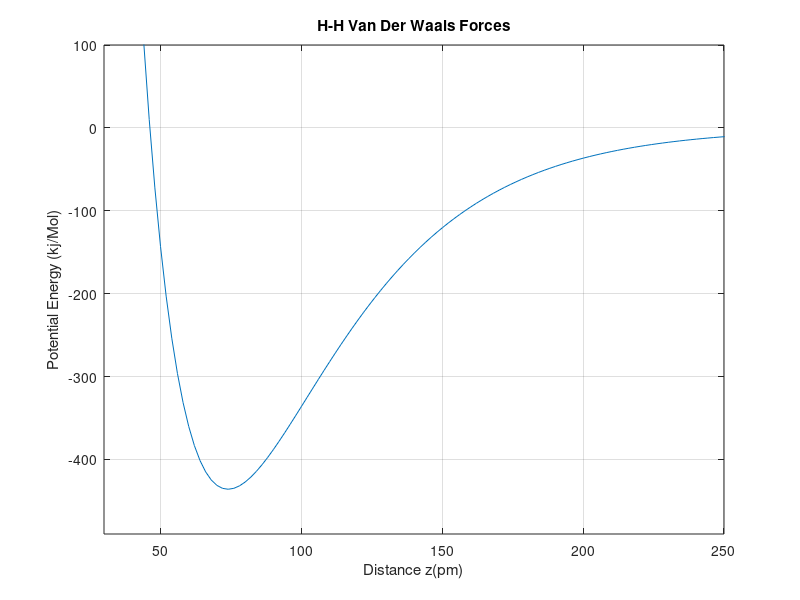
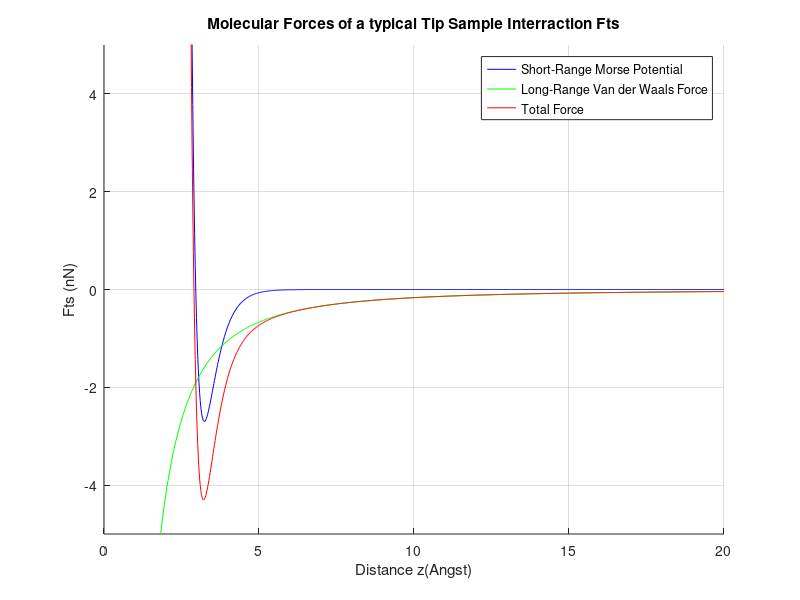

Recreate these plots in MATLAB, in order.
clear all;
close all;
clc

% kc=42; % cantilever stiffness
% wc = 300*10^3*2*pi; % cantilever natural frequency
% mc = kc/wc^2 ; % cantilver mass
% LinPot=2*D*b^2; % Potential is Linearized from Akays Paper

Angst=1e-10;                % Angstrom;
Nano=1e-9;                  % Nano Scale Factor
PM=Angst/100;               % PicoMeter
Avagadro=6.022142*10^23;    % Avagadro number
AH=1e-18;                     % Hamaker constant in eV;
kN2N=1e3;                   % Kilo Newton to Newton


b = 2.5e10;         % decay factor
a = 74*PM;          % bond distance 2.42 A in m
D = 436;            % Bond Energy per kj/mol

z=linspace(0,20*Angst,1000);
z=z';

VMorse=-D*(2*exp(-b*(z - a))-exp(-2*b*(z - a))); % kJ/mol
FMorse=(2*b*exp(b*(a - z)) - 2*b*exp(2*b*(a - z)))*D; % kNewton /mol

FMorsePerMolecule=FMorse/Avagadro*kN2N; % Newton per molecule


% Decay Factor Confirmation From a Web Source using H-H Bond
% http://www.science.uwaterloo.ca/~cchieh/cact/c120/bondel.html

plot(z/PM,VMorse);
set(gca,'XLim',[30 250]);
set(gca,'YLim',[-490 100]);
grid;

title('H-H Van Der Waals Forces');
xlabel('Distance z(pm)')
ylabel('Potential Energy (kj/Mol)');



% AFM Moleculer Force Confirmation : Bushan Springers HandB. of Nano.
clear VMorse FMorse FMorsePerMolecule;

a = 296*PM;          % bond distance 2.42 A in m
D = 130;            % Bond Energy per kj/mol
b = 2.5e10;         % decay factor

VvdW=-AH./(6*z);
FvdW=AH./(6.*z.^2);

VMorse=-D*(2*exp(-b*(z - a))-exp(-2*b*(z - a))); % kJ/mol
FMorse=(2*b*exp(b*(a - z)) - 2*b*exp(2*b*(a - z)))*D; % kNewton /mol
FMorsePerMolecule=FMorse/Avagadro*kN2N; % Newton per molecule

FTotal=FMorsePerMolecule/Nano+FvdW;

figure;
hold;

plot(z/Angst,-FMorsePerMolecule/Nano,'-b');
plot(z/Angst,-FvdW,'-g');
plot(z/Angst,-FTotal,'-r');

set(gca,'XLim',[0 20]);
set(gca,'YLim',[-5 5]);
grid;
title('Molecular Forces of a typical Tip Sample Interraction Fts');
xlabel('Distance z(Angst)');
ylabel('Fts (nN)');

legend('Short-Range Morse Potential', 'Long-Range Van der Waals Force','Total Force');


